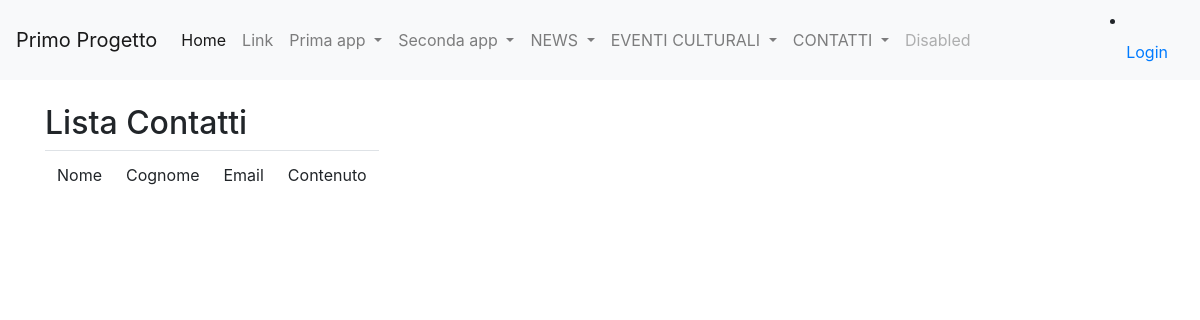
The app's page /lista_contatti/, older data.
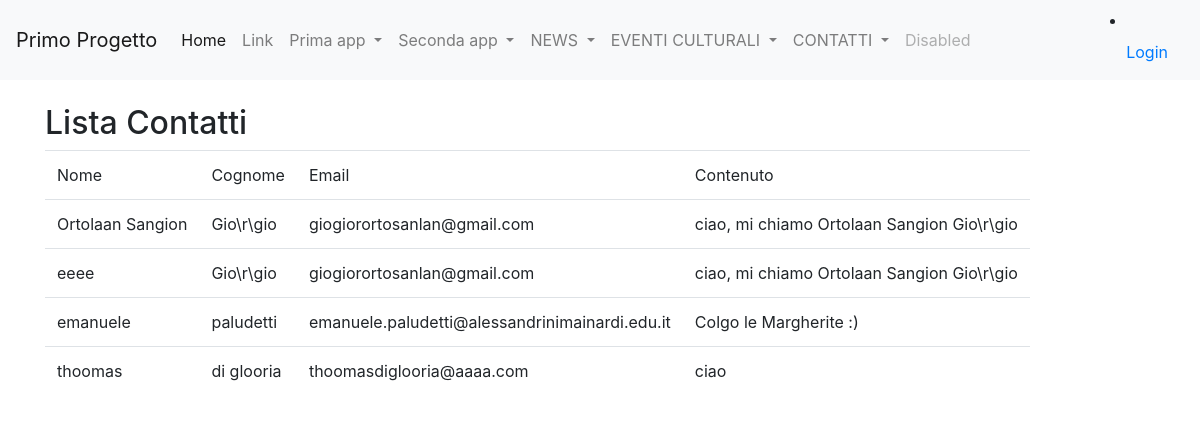
The same page, newer data.
### forms_app/models.py (models this page shows)
class Contatto(models.Model):
    nome = models.CharField(max_length=100)
    cognome = models.CharField(max_length=100)
    email = models.CharField(max_length=200)
    contenuto = models.TextField()

### forms_app/views.py (the view)
# urls.py: path('lista_contatti/', lista_contatti, name ='lista_contatti'),
def lista_contatti(request):
    contatti = Contatto.objects.all()
    return render(request, 'lista_contatti.html', {'contatti': contatti})

### forms_app/templates/lista_contatti.html (shortened to what this page needs)
{% extends 'base.html' %}
{% block content %}
    <h2>Lista Contatti</h2>
    <table class="table table-responsive">
        <tr>
            <td>Nome</td>
            <td>Cognome</td>
            <td>Email</td>
            <td>Contenuto</td>
        </tr>
        {% for c in contatti %}
            <tr>
                <td>{{ c.nome }}</td>
                <td>{{ c.cognome }}</td>
                <td>{{ c.email }}</td>
                <td>{{ c.contenuto }}</td>
            </tr>
        {% endfor %}
    </table>
{% endblock %}

### templates/base.html (shortened to what this page needs)
{% load static %}
<!DOCTYPE html>
<html lang="it">
  <head>
    <link rel="stylesheet" href="https://cdnjs.cloudflare.com/ajax/libs/font-awesome/5.15.4/css/all.min.css">
    <link rel="stylesheet" href="https://cdn.jsdelivr.net/npm/bootstrap@4.5.3/dist/css/bootstrap.min.css">
    <link rel="stylesheet" href="https://cdnjs.cloudflare.com/ajax/libs/font-awesome/5.15.4/css/all.min.css">
  </head>
  <body>
    <nav class="navbar navbar-expand-lg navbar-light bg-light">
        <a class="navbar-brand" href="#">Primo Progetto</a>
        <div class="collapse navbar-collapse" id="navbarSupportedContent">
          <ul class="navbar-nav mr-auto">
            <li class="nav-item active">
              <a class="nav-link" href="#">Home <span class="sr-only">(current)</span></a>
            </li>
            <li class="nav-item">
              <a class="nav-link" href="#">Link</a>
            </li>
            <li class="nav-item dropdown">
              <a class="nav-link dropdown-toggle" href="#" id="navbarDropdown" role="button" data-toggle="dropdown" aria-haspopup="true" aria-expanded="false">
                Prima app
              </a>
            </li>
            <li class="nav-item dropdown">
                <a class="nav-link dropdown-toggle" href="#" id="navbarDropdown" role="button" data-toggle="dropdown" aria-haspopup="true" aria-expanded="false">
                  Seconda app
                </a>
              </li>
              <li class="nav-item dropdown">
                <a class="nav-link dropdown-toggle" href="#" id="navbarDropdown" role="button" data-toggle="dropdown" aria-haspopup="true" aria-expanded="false">
                  NEWS
                </a>
              </li>
              <li class="nav-item dropdown">
                <a class="nav-link dropdown-toggle" href="#" id="navbarDropdown" role="button" data-toggle="dropdown" aria-haspopup="true" aria-expanded="false">
                  EVENTI CULTURALI
                </a>
              </li>
              <li class="nav-item dropdown">
                <a class="nav-link dropdown-toggle" href="#" id="navbarDropdown" role="button" data-toggle="dropdown" aria-haspopup="true" aria-expanded="false">
                  CONTATTI
                </a>
              </li>
            <li class="nav-item">
              <a class="nav-link disabled" href="#" tabindex="-1" aria-disabled="true">Disabled</a>
            </li>
          </ul>
          {% if request.user.is_authenticated %}
              <li class="nav-item dropdown">
                <a class="nav-link dropdown-toggle" href="#" id="navbarDropdown" role="button" data-toggle="dropdown" aria-haspopup="true" aria-expanded="false">
                  {{request.user.username}}
                </a>
                <div class="dropdown-menu" aria-labelledby="navbarDropdown">
                  <div class="dropdown-divider"></div>
                  <form id="logout-form" action="{% url 'logout'%}" method="post">
                    {% csrf_token %}
                    <button class="btn ft-power" type="submit">Logout</button>
                  </form>
                </div>
              </li>
            {%else%}
              <li class="nav-item">
                <a class="nav-link" href="{% url 'login'%}">Login</a>
              </li>
            {%endif%}
        </div>
    </nav>
    <div class="container my-4">
        {%block content%}
        {%endblock content%}
    </div>
  </body>
</html>

Row changes from the older to the newer data that the page shows:
added Contatto: nome "Ortolaan Sangion", cognome "Gio\\r\\gio", email "giogiorortosanlan@gmail.com", contenuto "ciao, mi chiamo Ortolaan Sangion Gio\\r\\gio"
added Contatto: nome "eeee", cognome "Gio\\r\\gio", email "giogiorortosanlan@gmail.com", contenuto "ciao, mi chiamo Ortolaan Sangion Gio\\r\\gio"
added Contatto: nome "emanuele", cognome "paludetti", email "emanuele.paludetti@alessandrinimainardi.edu.it", contenuto "Colgo le Margherite :)"
added Contatto: nome "thoomas", cognome "di glooria", email "thoomasdiglooria@aaaa.com", contenuto "ciao"
